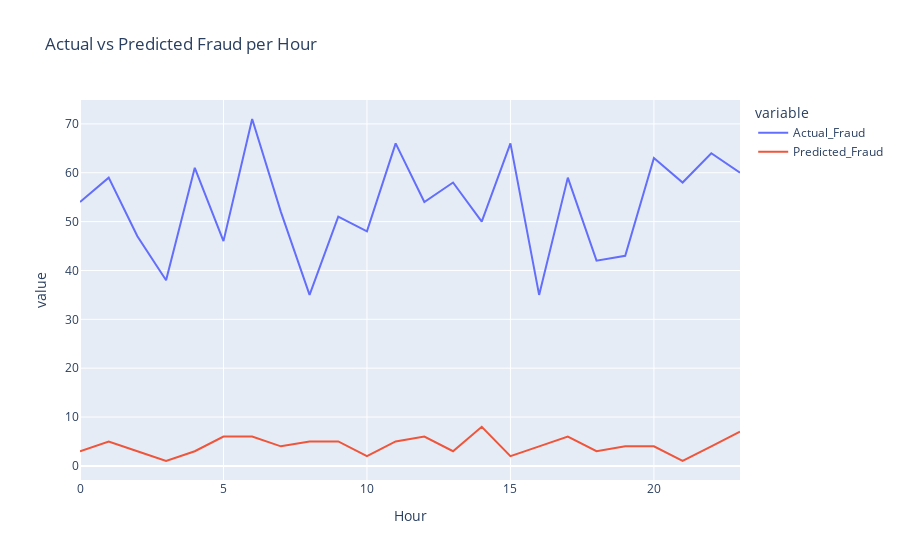

Write notebook code for a chart like this one.
### Code cell
import plotly.express as px

df_ml['hour'] = df_ml['timestamp'].dt.hour

# Group by hour for both
actual_fraud_hour = df_ml.groupby('hour')['is_fraud'].sum()
predicted_fraud_hour = df_ml.groupby('hour')['fraud_predicted'].sum()

# Combine
fraud_compare = pd.DataFrame({
    'Hour': actual_fraud_hour.index,
    'Actual_Fraud': actual_fraud_hour.values,
    'Predicted_Fraud': predicted_fraud_hour.values
})

fig = px.line(fraud_compare, x='Hour', y=['Actual_Fraud', 'Predicted_Fraud'],
              title='Actual vs Predicted Fraud per Hour')
fig.show()

### Figure 1 — Plotly figure (JSON) as saved in the notebook; plotly's stock layout.template omitted (floating-point values rounded to 4 significant figures)
{"data": [{"hovertemplate": "variable=Actual_Fraud<br>Hour=%{x}<br>value=%{y}<extra></extra>", "legendgroup": "Actual_Fraud", "line": {"color": "#636efa", "dash": "solid"}, "marker": {"symbol": "circle"}, "mode": "lines", "name": "Actual_Fraud", "orientation": "v", "showlegend": true, "type": "scatter", "x": [0, 1, 2, 3, 4, 5, 6, 7, 8, 9, 10, 11, 12, 13, 14, 15, 16, 17, 18, 19, 20, 21, 22, 23], "xaxis": "x", "y": [54, 59, 47, 38, 61, 46, 71, 52, 35, 51, 48, 66, 54, 58, 50, 66, 35, 59, 42, 43, 63, 58, 64, 60], "yaxis": "y"}, {"hovertemplate": "variable=Predicted_Fraud<br>Hour=%{x}<br>value=%{y}<extra></extra>", "legendgroup": "Predicted_Fraud", "line": {"color": "#EF553B", "dash": "solid"}, "marker": {"symbol": "circle"}, "mode": "lines", "name": "Predicted_Fraud", "orientation": "v", "showlegend": true, "type": "scatter", "x": [0, 1, 2, 3, 4, 5, 6, 7, 8, 9, 10, 11, 12, 13, 14, 15, 16, 17, 18, 19, 20, 21, 22, 23], "xaxis": "x", "y": [3, 5, 3, 1, 3, 6, 6, 4, 5, 5, 2, 5, 6, 3, 8, 2, 4, 6, 3, 4, 4, 1, 4, 7], "yaxis": "y"}], "layout": {"legend": {"title": {"text": "variable"}, "tracegroupgap": 0}, "title": {"text": "Actual vs Predicted Fraud per Hour"}, "xaxis": {"anchor": "y", "domain": [0, 1], "title": {"text": "Hour"}}, "yaxis": {"anchor": "x", "domain": [0, 1], "title": {"text": "value"}}}}
